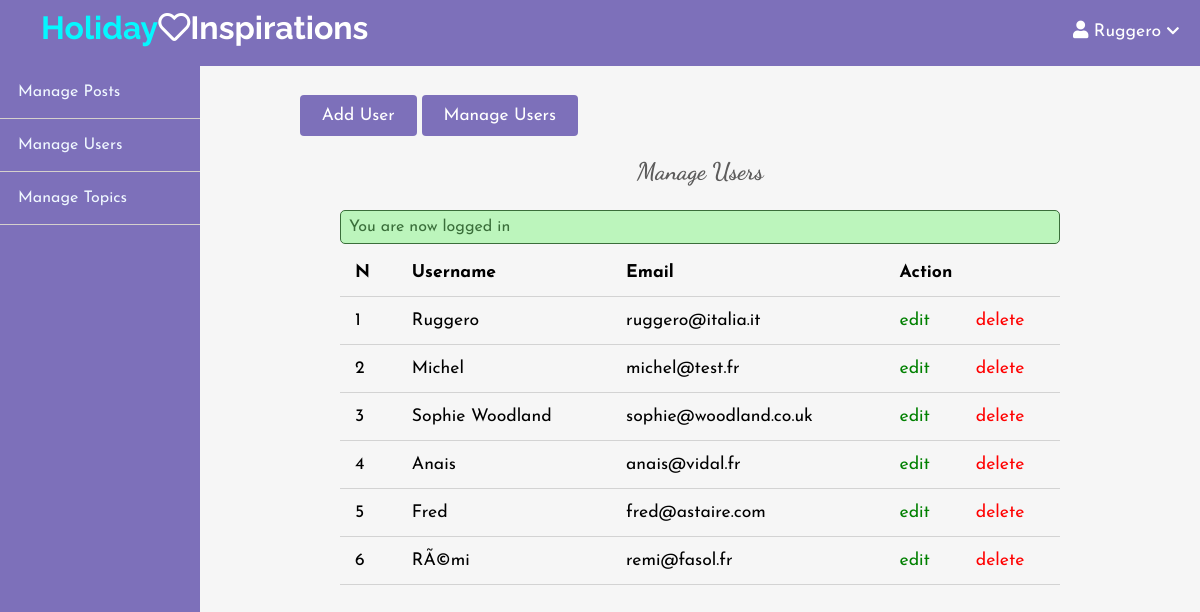
The app's page /admin/users/index.php (signed in) with its own data.
### tables this page shows
CREATE TABLE IF NOT EXISTS `users` (
  `id` int(11) NOT NULL AUTO_INCREMENT,
  `admin` tinyint(4) NOT NULL,
  `username` varchar(255) NOT NULL,
  `email` varchar(255) NOT NULL,
  `password` varchar(255) NOT NULL,
  `created_at` timestamp NOT NULL DEFAULT CURRENT_TIMESTAMP,
  PRIMARY KEY (`id`),
  UNIQUE KEY `email` (`email`)
);

### app/controllers/users.php (called while the page is built, shortened)
<?php
include(ROOT_PATH . "/app/database/db.php");
$table = 'users';
$admin_users = selectAll($table);

### app/database/db.php (called while the page is built, shortened)
<?php
require('connect.php');
function selectAll($table, $conditions = [])
{
    global $conn;
    $sql = "SELECT * FROM $table";
    if (empty($conditions)) {
        $stmt = $conn->prepare($sql);
        $stmt->execute();
        $records = $stmt->get_result()->fetch_all(MYSQLI_ASSOC);
        return $records;
    }
}

### admin/users/index.php (the view, shortened to what this page needs)
<?php include(ROOT_PATH . "/app/controllers/users.php");
?>
<!DOCTYPE html>
<html lang="en">
    <head>
        <link rel="stylesheet"
            href="https://use.fontawesome.com/releases/v5.7.2/css/all.css"
>
        <link rel="stylesheet" href="../../assets/css/style.css">
        <link rel="stylesheet" href="../../assets/css/admin.css">
    </head>
    <body>
    <?php include(ROOT_PATH . "/app/includes/adminHeader.php"); ?>
        <div class="admin-wrapper">
        <?php include(ROOT_PATH . "/app/includes/adminSidebar.php"); ?>
            <div class="admin-content">
                <div class="button-group">
                    <a href="create.php" class="btn btn-big">Add User</a>
                    <a href="index.php" class="btn btn-big">Manage Users</a>
                </div>
                <div class="content">
                    <h2 class="page-title">Manage Users</h2>
                    <?php include(ROOT_PATH . "/app/includes/messages.php"); ?>
                    <table>
                        <thead>
                            <th>N</th>
                            <th>Username</th>
                            <th>Email</th>
                            <th colspan="2">Action</th>
                        </thead>
                        <tbody>
                            <?php foreach ($admin_users as $key => $user): ?>
                                <tr>
                                    <td><?php echo $key + 1; ?></td>
                                    <td><?php echo $user['username']; ?></td>
                                    <td><?php echo $user['email']; ?></td>
                                    <td><a href="edit.php?id=<?php echo $user['id']; ?>" class="edit">edit</a></td>
                                    <td><a href="index.php?delete_id=<?php echo $user['id']; ?>" class="delete">delete</a></td>
                                </tr>
                            <?php endforeach; ?>
                        </tbody>
                    </table>
                </div>
            </div>
        </div>
    </body>
</html>

### assets/css/style.css (style rules this page uses)
* { box-sizing: border-box; }
html, body { height: 100%; padding: 0px; margin: 0px; background: #f6f6f6; font-family: 'Josefin Sans', sans-serif; }
h1, h2, h3, h4, h5, h6 { font-family: 'Dancing Script', cursive; color: #5c5b5b; margin: 5px; }
a { text-decoration: none; color: inherit; }
.btn { padding: 0.5rem 1rem; background: #7D70BA; color: white; border: 1px solid transparent; border-radius: 0.25rem; font-size: 1.08em; font-family: "Josefin Sans", serif; }
.btn-big { padding: 0.7rem 1.3rem; line-height: 1.3rem; }
.content { width: 90%; margin: 30px auto 30px; }

### assets/css/admin.css (style rules this page uses)
.admin-wrapper { display: flex; height: calc(100% - 66px); }
.admin-wrapper .admin-content { flex: 8; height: 100%; padding: 40px 100px 100px; overflow-y: scroll; }
.admin-content .page-title { text-align: center; margin-bottom: 1.5rem; }
table { width: 100%; border-collapse: collapse; font-size: 1.1rem; }
th, td { padding: 15px; text-align: left; border-bottom: 1px solid #d3d3d3; }
.edit { color: green; }
.delete { color: red; }

### records on screen
users: username "Ruggero", email "ruggero@italia.it"
users: username "Michel", email "michel@test.fr"
users: username "Sophie Woodland", email "sophie@woodland.co.uk"
users: username "Anais", email "anais@vidal.fr"
users: username "Fred", email "fred@astaire.com"
users: username "RÃ©mi", email "remi@fasol.fr"

### other values on screen
$_SESSION['username'] "Ruggero"
$_SESSION['message'] "You are now logged in"
